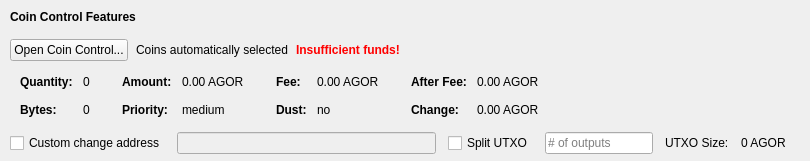
              <widget class="QFrame" name="frameCoinControl">
                <property name="sizePolicy">
                  <sizepolicy hsizetype="Expanding" vsizetype="Expanding">
                    <horstretch>0</horstretch>
                    <verstretch>0</verstretch>
                  </sizepolicy>
                </property>
                <property name="maximumSize">
                  <size>
                    <width>16777215</width>
                    <height>16777215</height>
                  </size>
                </property>
                <property name="lineWidth">
                  <number>0</number>
                </property>
                <layout class="QVBoxLayout" name="verticalLayoutCoinControl2">
                  <property name="spacing">
                    <number>0</number>
                  </property>
                  <property name="leftMargin">
                    <number>0</number>
                  </property>
                  <property name="topMargin">
                    <number>0</number>
                  </property>
                  <property name="rightMargin">
                    <number>0</number>
                  </property>
                  <property name="bottomMargin">
                    <number>6</number>
                  </property>
                  <item>
                    <layout class="QVBoxLayout" name="verticalLayoutCoinControl" stretch="0,0,0,0,1">
                      <property name="spacing">
                        <number>0</number>
                      </property>
                      <property name="leftMargin">
                        <number>10</number>
                      </property>
                      <property name="topMargin">
                        <number>10</number>
                      </property>
                      <item>
                        <layout class="QHBoxLayout" name="horizontalLayoutCoinControl1">
                          <property name="bottomMargin">
                            <number>15</number>
                          </property>
                          <item>
                            <widget class="QLabel" name="labelCoinControlFeatures">
                              <property name="sizePolicy">
                                <sizepolicy hsizetype="Preferred" vsizetype="Maximum">
                                  <horstretch>0</horstretch>
                                  <verstretch>0</verstretch>
                                </sizepolicy>
                              </property>
                              <property name="font">
                                <font>
                                  <weight>75</weight>
                                  <bold>true</bold>
                                </font>
                              </property>
                              <property name="styleSheet">
                                <string notr="true">font-weight:bold;</string>
                              </property>
                              <property name="text">
                                <string>Coin Control Features</string>
                              </property>
                            </widget>
                          </item>
                        </layout>
                      </item>
                      <item>
                        <layout class="QHBoxLayout" name="horizontalLayoutCoinControl2" stretch="0,0,0,0">
                          <property name="spacing">
                            <number>8</number>
                          </property>
                          <property name="bottomMargin">
                            <number>10</number>
                          </property>
                          <item>
                            <widget class="QPushButton" name="pushButtonCoinControl">
                              <property name="styleSheet">
                                <string notr="true"/>
                              </property>
                              <property name="text">
                                <string>Open Coin Control...</string>
                              </property>
                              <property name="autoDefault">
                                <bool>false</bool>
                              </property>
                            </widget>
                          </item>
                          <item>
                            <widget class="QLabel" name="labelCoinControlAutomaticallySelected">
                              <property name="text">
                                <string>Coins automatically selected</string>
                              </property>
                              <property name="margin">
                                <number>5</number>
                              </property>
                            </widget>
                          </item>
                          <item>
                            <widget class="QLabel" name="labelCoinControlInsuffFunds">
                              <property name="font">
                                <font>
                                  <weight>75</weight>
                                  <bold>true</bold>
                                </font>
                              </property>
                              <property name="styleSheet">
                                <string notr="true">color:red;font-weight:bold;</string>
                              </property>
                              <property name="text">
                                <string>Insufficient funds!</string>
                              </property>
                              <property name="margin">
                                <number>5</number>
                              </property>
                            </widget>
                          </item>
                          <item>
                            <spacer name="horizontalSpacerCoinControl">
                              <property name="orientation">
                                <enum>Qt::Horizontal</enum>
                              </property>
                              <property name="sizeHint" stdset="0">
                                <size>
                                  <width>40</width>
                                  <height>1</height>
                                </size>
                              </property>
                            </spacer>
                          </item>
                        </layout>
                      </item>
                      <item>
                        <widget class="QWidget" name="widgetCoinControl" native="true">
                          <property name="sizePolicy">
                            <sizepolicy hsizetype="Preferred" vsizetype="Preferred">
                              <horstretch>0</horstretch>
                              <verstretch>0</verstretch>
                            </sizepolicy>
                          </property>
                          <property name="minimumSize">
                            <size>
                              <width>0</width>
                              <height>0</height>
                            </size>
                          </property>
                          <property name="styleSheet">
                            <string notr="true"/>
                          </property>
                          <layout class="QHBoxLayout" name="horizontalLayoutCoinControl5">
                            <property name="leftMargin">
                              <number>0</number>
                            </property>
                            <property name="topMargin">
                              <number>0</number>
                            </property>
                            <property name="rightMargin">
                              <number>0</number>
                            </property>
                            <property name="bottomMargin">
                              <number>0</number>
                            </property>
                            <item>
                              <layout class="QHBoxLayout" name="horizontalLayoutCoinControl3" stretch="0,0,0,1">
                                <property name="spacing">
                                  <number>20</number>
                                </property>
                                <property name="topMargin">
                                  <number>0</number>
                                </property>
                                <property name="bottomMargin">
                                  <number>10</number>
                                </property>
                                <item>
                                  <layout class="QFormLayout" name="formLayoutCoinControl1">
                                    <property name="horizontalSpacing">
                                      <number>10</number>
                                    </property>
                                    <property name="verticalSpacing">
                                      <number>14</number>
                                    </property>
                                    <property name="leftMargin">
                                      <number>10</number>
                                    </property>
                                    <property name="topMargin">
                                      <number>4</number>
                                    </property>
                                    <property name="rightMargin">
                                      <number>6</number>
                                    </property>
                                    <item row="0" column="0">
                                      <widget class="QLabel" name="labelCoinControlQuantityText">
                                        <property name="font">
                                          <font>
                                            <weight>75</weight>
                                            <bold>true</bold>
                                          </font>
                                        </property>
                                        <property name="text">
                                          <string>Quantity:</string>
                                        </property>
                                        <property name="margin">
                                          <number>0</number>
                                        </property>
                                      </widget>
                                    </item>
                                    <item row="0" column="1">
                                      <widget class="QLabel" name="labelCoinControlQuantity">
                                        <property name="cursor">
                                          <cursorShape>IBeamCursor</cursorShape>
                                        </property>
                                        <property name="contextMenuPolicy">
                                          <enum>Qt::ActionsContextMenu</enum>
                                        </property>
                                        <property name="text">
                                          <string notr="true">0</string>
                                        </property>
                                        <property name="margin">
                                          <number>0</number>
                                        </property>
                                        <property name="textInteractionFlags">
                                          <set>Qt::LinksAccessibleByMouse|Qt::TextSelectableByKeyboard|Qt::TextSelectableByMouse</set>
                                        </property>
                                      </widget>
                                    </item>
                                    <item row="1" column="0">
                                      <widget class="QLabel" name="labelCoinControlBytesText">
                                        <property name="font">
                                          <font>
                                            <weight>75</weight>
                                            <bold>true</bold>
                                          </font>
                                        </property>
                                        <property name="text">
                                          <string>Bytes:</string>
                                        </property>
                                      </widget>
                                    </item>
                                    <item row="1" column="1">
                                      <widget class="QLabel" name="labelCoinControlBytes">
                                        <property name="cursor">
                                          <cursorShape>IBeamCursor</cursorShape>
                                        </property>
                                        <property name="contextMenuPolicy">
                                          <enum>Qt::ActionsContextMenu</enum>
                                        </property>
                                        <property name="text">
                                          <string notr="true">0</string>
                                        </property>
                                        <property name="textInteractionFlags">
                                          <set>Qt::LinksAccessibleByMouse|Qt::TextSelectableByKeyboard|Qt::TextSelectableByMouse</set>
                                        </property>
                                      </widget>
                                    </item>
                                  </layout>
                                </item>
                                <item>
                                  <layout class="QFormLayout" name="formLayoutCoinControl2">
                                    <property name="horizontalSpacing">
                                      <number>10</number>
                                    </property>
                                    <property name="verticalSpacing">
                                      <number>14</number>
                                    </property>
                                    <property name="leftMargin">
                                      <number>6</number>
                                    </property>
                                    <property name="topMargin">
                                      <number>4</number>
                                    </property>
                                    <property name="rightMargin">
                                      <number>6</number>
                                    </property>
                                    <item row="0" column="0">
                                      <widget class="QLabel" name="labelCoinControlAmountText">
                                        <property name="font">
                                          <font>
                                            <weight>75</weight>
                                            <bold>true</bold>
                                          </font>
                                        </property>
                                        <property name="text">
                                          <string>Amount:</string>
                                        </property>
                                        <property name="margin">
                                          <number>0</number>
                                        </property>
                                      </widget>
                                    </item>
                                    <item row="0" column="1">
                                      <widget class="QLabel" name="labelCoinControlAmount">
                                        <property name="cursor">
                                          <cursorShape>IBeamCursor</cursorShape>
                                        </property>
                                        <property name="contextMenuPolicy">
                                          <enum>Qt::ActionsContextMenu</enum>
                                        </property>
                                        <property name="text">
                                          <string notr="true">0.00 AGOR</string>
                                        </property>
                                        <property name="textInteractionFlags">
                                          <set>Qt::LinksAccessibleByMouse|Qt::TextSelectableByKeyboard|Qt::TextSelectableByMouse</set>
                                        </property>
                                      </widget>
                                    </item>
                                    <item row="1" column="0">
                                      <widget class="QLabel" name="labelCoinControlPriorityText">
                                        <property name="font">
                                          <font>
                                            <weight>75</weight>
                                            <bold>true</bold>
                                          </font>
                                        </property>
                                        <property name="text">
                                          <string>Priority:</string>
                                        </property>
                                      </widget>
                                    </item>
                                    <item row="1" column="1">
                                      <widget class="QLabel" name="labelCoinControlPriority">
                                        <property name="cursor">
                                          <cursorShape>IBeamCursor</cursorShape>
                                        </property>
                                        <property name="contextMenuPolicy">
                                          <enum>Qt::ActionsContextMenu</enum>
                                        </property>
                                        <property name="text">
                                          <string>medium</string>
                                        </property>
                                        <property name="textInteractionFlags">
                                          <set>Qt::LinksAccessibleByMouse|Qt::TextSelectableByKeyboard|Qt::TextSelectableByMouse</set>
                                        </property>
                                      </widget>
                                    </item>
                                  </layout>
                                </item>
                                <item>
                                  <layout class="QFormLayout" name="formLayoutCoinControl3">
                                    <property name="horizontalSpacing">
                                      <number>10</number>
                                    </property>
                                    <property name="verticalSpacing">
                                      <number>14</number>
                                    </property>
                                    <property name="leftMargin">
                                      <number>6</number>
                                    </property>
                                    <property name="topMargin">
                                      <number>4</number>
                                    </property>
                                    <property name="rightMargin">
                                      <number>6</number>
                                    </property>
                                    <item row="0" column="0">
                                      <widget class="QLabel" name="labelCoinControlFeeText">
                                        <property name="font">
                                          <font>
                                            <weight>75</weight>
                                            <bold>true</bold>
                                          </font>
                                        </property>
                                        <property name="text">
                                          <string>Fee:</string>
                                        </property>
                                        <property name="margin">
                                          <number>0</number>
                                        </property>
                                      </widget>
                                    </item>
                                    <item row="0" column="1">
                                      <widget class="QLabel" name="labelCoinControlFee">
                                        <property name="cursor">
                                          <cursorShape>IBeamCursor</cursorShape>
                                        </property>
                                        <property name="contextMenuPolicy">
                                          <enum>Qt::ActionsContextMenu</enum>
                                        </property>
                                        <property name="text">
                                          <string notr="true">0.00 AGOR</string>
                                        </property>
                                        <property name="textInteractionFlags">
                                          <set>Qt::LinksAccessibleByMouse|Qt::TextSelectableByKeyboard|Qt::TextSelectableByMouse</set>
                                        </property>
                                      </widget>
                                    </item>
                                    <item row="1" column="0">
                                      <widget class="QLabel" name="labelCoinControlLowOutputText">
                                        <property name="font">
                                          <font>
                                            <weight>75</weight>
                                            <bold>true</bold>
                                          </font>
                                        </property>
                                        <property name="text">
                                          <string>Dust:</string>
                                        </property>
                                      </widget>
                                    </item>
                                    <item row="1" column="1">
                                      <widget class="QLabel" name="labelCoinControlLowOutput">
                                        <property name="cursor">
                                          <cursorShape>IBeamCursor</cursorShape>
                                        </property>
                                        <property name="contextMenuPolicy">
                                          <enum>Qt::ActionsContextMenu</enum>
                                        </property>
                                        <property name="text">
                                          <string>no</string>
                                        </property>
                                        <property name="textInteractionFlags">
                                          <set>Qt::LinksAccessibleByMouse|Qt::TextSelectableByKeyboard|Qt::TextSelectableByMouse</set>
                                        </property>
                                      </widget>
                                    </item>
                                  </layout>
                                </item>
                                <item>
                                  <layout class="QFormLayout" name="formLayoutCoinControl4">
                                    <property name="horizontalSpacing">
                                      <number>10</number>
                                    </property>
                                    <property name="verticalSpacing">
                                      <number>14</number>
                                    </property>
                                    <property name="leftMargin">
                                      <number>6</number>
                                    </property>
                                    <property name="topMargin">
                                      <number>4</number>
                                    </property>
                                    <property name="rightMargin">
                                      <number>6</number>
                                    </property>
                                    <item row="0" column="0">
                                      <widget class="QLabel" name="labelCoinControlAfterFeeText">
                                        <property name="font">
                                          <font>
                                            <weight>75</weight>
                                            <bold>true</bold>
                                          </font>
                                        </property>
                                        <property name="text">
                                          <string>After Fee:</string>
                                        </property>
                                        <property name="margin">
                                          <number>0</number>
                                        </property>
                                      </widget>
                                    </item>
                                    <item row="0" column="1">
                                      <widget class="QLabel" name="labelCoinControlAfterFee">
                                        <property name="cursor">
                                          <cursorShape>IBeamCursor</cursorShape>
                                        </property>
                                        <property name="contextMenuPolicy">
                                          <enum>Qt::ActionsContextMenu</enum>
                                        </property>
                                        <property name="text">
                                          <string notr="true">0.00 AGOR</string>
                                        </property>
                                        <property name="textInteractionFlags">
                                          <set>Qt::LinksAccessibleByMouse|Qt::TextSelectableByKeyboard|Qt::TextSelectableByMouse</set>
                                        </property>
                                      </widget>
                                    </item>
                                    <item row="1" column="0">
                                      <widget class="QLabel" name="labelCoinControlChangeText">
                                        <property name="font">
                                          <font>
                                            <weight>75</weight>
                                            <bold>true</bold>
                                          </font>
                                        </property>
                                        <property name="text">
                                          <string>Change:</string>
                                        </property>
                                      </widget>
                                    </item>
                                    <item row="1" column="1">
                                      <widget class="QLabel" name="labelCoinControlChange">
                                        <property name="cursor">
                                          <cursorShape>IBeamCursor</cursorShape>
                                        </property>
                                        <property name="contextMenuPolicy">
                                          <enum>Qt::ActionsContextMenu</enum>
                                        </property>
                                        <property name="text">
                                          <string notr="true">0.00 AGOR</string>
                                        </property>
                                        <property name="textInteractionFlags">
                                          <set>Qt::LinksAccessibleByMouse|Qt::TextSelectableByKeyboard|Qt::TextSelectableByMouse</set>
                                        </property>
                                      </widget>
                                    </item>
                                  </layout>
                                </item>
                              </layout>
                            </item>
                          </layout>
                        </widget>
                      </item>
                      <item>
                        <layout class="QHBoxLayout" name="horizontalLayoutCoinControl4" stretch="0,0,0,0,0,0,0">
                          <property name="spacing">
                            <number>12</number>
                          </property>
                          <property name="sizeConstraint">
                            <enum>QLayout::SetDefaultConstraint</enum>
                          </property>
                          <property name="topMargin">
                            <number>5</number>
                          </property>
                          <property name="rightMargin">
                            <number>5</number>
                          </property>
                          <item>
                            <widget class="QCheckBox" name="checkBoxCoinControlChange">
                              <property name="toolTip">
                                <string>If this is activated, but the change address is empty or invalid, change will be sent to a newly generated address.</string>
                              </property>
                              <property name="text">
                                <string>Custom change address</string>
                              </property>
                              <property name="iconSize">
                                <size>
                                  <width>17</width>
                                  <height>17</height>
                                </size>
                              </property>
                            </widget>
                          </item>
                          <item>
                            <widget class="QValidatedLineEdit" name="lineEditCoinControlChange">
                              <property name="enabled">
                                <bool>false</bool>
                              </property>
                              <property name="sizePolicy">
                                <sizepolicy hsizetype="Expanding" vsizetype="Fixed">
                                  <horstretch>0</horstretch>
                                  <verstretch>0</verstretch>
                                </sizepolicy>
                              </property>
                            </widget>
                          </item>
                          <item>
                            <widget class="QCheckBox" name="splitBlockCheckBox">
                              <property name="text">
                                <string>Split UTXO</string>
                              </property>
                              <property name="iconSize">
                                <size>
                                  <width>17</width>
                                  <height>17</height>
                                </size>
                              </property>
                            </widget>
                          </item>
                          <item>
                            <widget class="QLineEdit" name="splitBlockLineEdit">
                              <property name="sizePolicy">
                                <sizepolicy hsizetype="Fixed" vsizetype="Fixed">
                                  <horstretch>50</horstretch>
                                  <verstretch>0</verstretch>
                                </sizepolicy>
                              </property>
                              <property name="placeholderText">
                                <string># of outputs</string>
                              </property>
                            </widget>
                          </item>
                          <item>
                            <widget class="QLabel" name="labelBlockSizeText">
                              <property name="text">
                                <string>UTXO Size:</string>
                              </property>
                            </widget>
                          </item>
                          <item>
                            <widget class="QLabel" name="labelBlockSize">
                              <property name="text">
                                <string>0 AGOR</string>
                              </property>
                            </widget>
                          </item>
                          <item>
                            <widget class="QLabel" name="labelCoinControlChangeLabel">
                              <property name="sizePolicy">
                                <sizepolicy hsizetype="Preferred" vsizetype="Expanding">
                                  <horstretch>0</horstretch>
                                  <verstretch>0</verstretch>
                                </sizepolicy>
                              </property>
                              <property name="minimumSize">
                                <size>
                                  <width>0</width>
                                  <height>0</height>
                                </size>
                              </property>
                              <property name="text">
                                <string/>
                              </property>
                              <property name="margin">
                                <number>3</number>
                              </property>
                            </widget>
                          </item>
                        </layout>
                      </item>
                      <item>
                        <spacer name="verticalSpacerCoinControl">
                          <property name="orientation">
                            <enum>Qt::Vertical</enum>
                          </property>
                          <property name="sizeHint" stdset="0">
                            <size>
                              <width>800</width>
                              <height>1</height>
                            </size>
                          </property>
                        </spacer>
                      </item>
                    </layout>
                  </item>
                </layout>
              </widget>
